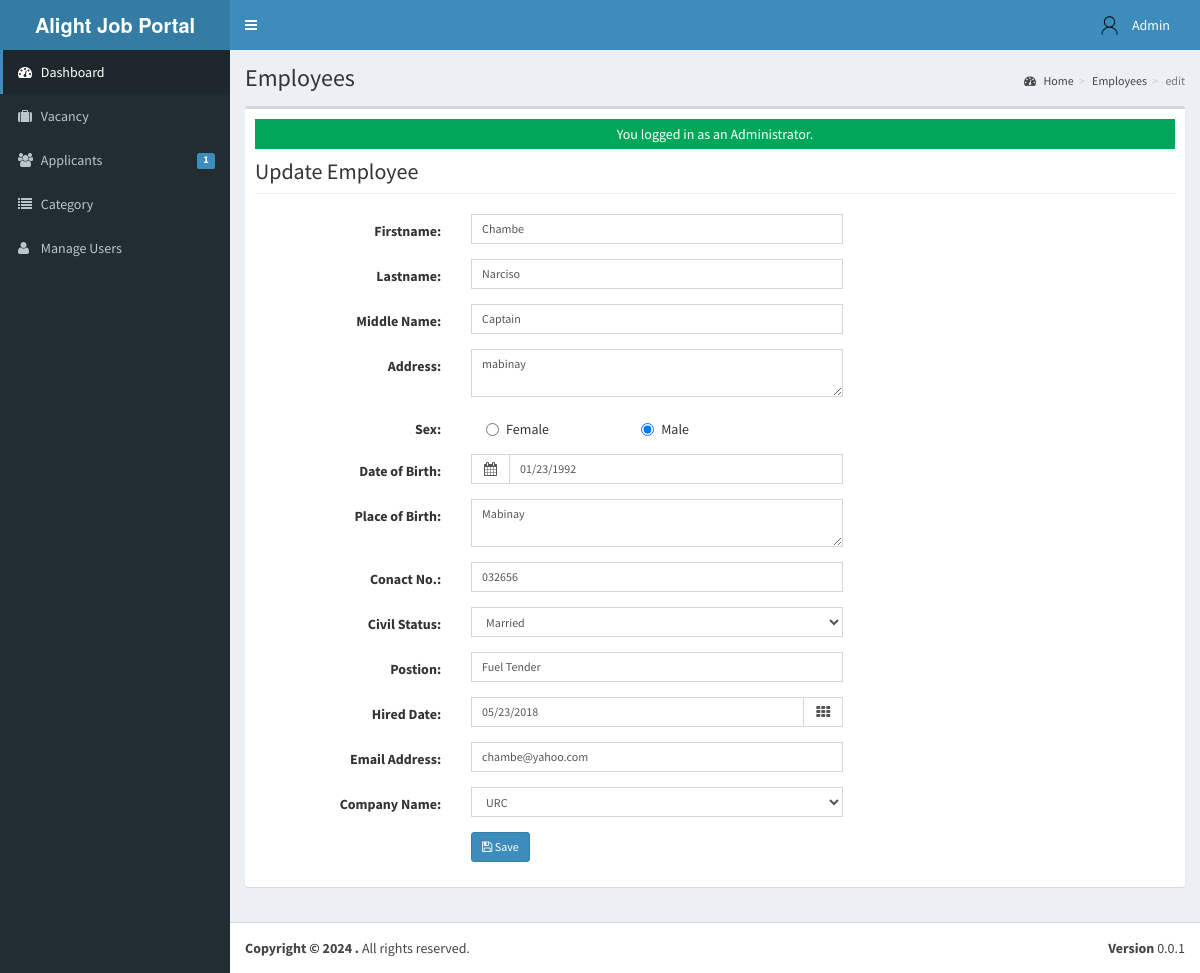
The page /admin/employee/index.php?view=edit&id=2018001 (signed in) on the database as committed earlier.
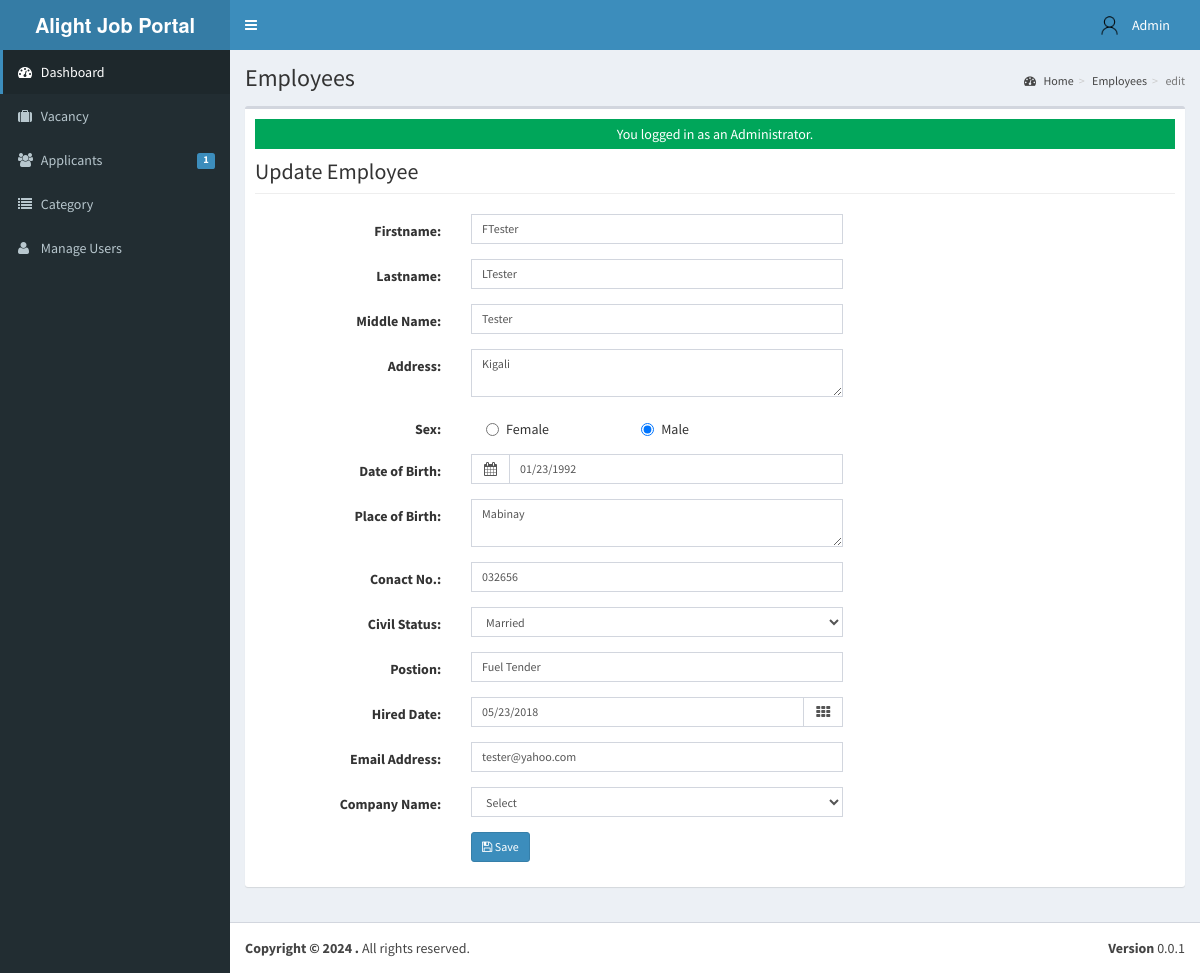
The same page on the database as committed later.
### tables this page shows
CREATE TABLE `tblemployees` (
  `INCID` int(11) NOT NULL,
  `EMPLOYEEID` varchar(30) NOT NULL,
  `FNAME` varchar(50) NOT NULL,
  `LNAME` varchar(50) NOT NULL,
  `MNAME` varchar(50) NOT NULL,
  `ADDRESS` varchar(90) NOT NULL,
  `BIRTHDATE` date NOT NULL,
  `BIRTHPLACE` varchar(90) NOT NULL,
  `AGE` int(11) NOT NULL,
  `SEX` varchar(30) NOT NULL,
  `CIVILSTATUS` varchar(30) NOT NULL,
  `TELNO` varchar(40) NOT NULL,
  `EMP_EMAILADDRESS` varchar(90) NOT NULL,
  `CELLNO` varchar(30) NOT NULL,
  `POSITION` varchar(50) NOT NULL,
  `WORKSTATS` varchar(90) NOT NULL,
  `EMPPHOTO` varchar(255) NOT NULL,
  `EMPUSERNAME` varchar(90) NOT NULL,
  `EMPPASSWORD` varchar(125) NOT NULL,
  `DATEHIRED` date NOT NULL,
  `COMPANYID` int(11) NOT NULL
);

### admin/employee/index.php (called while the page is built, shortened)
<?php
require_once ("../theme/templates.php");
?>

### include/database.php (called while the page is built, shortened)
<?php
class Database {
	var $query = '';
	public $conn;
	public function open_connection() {
		try {
		$this->conn = new PDO("mysql:host=".server.";dbname=".database_name. "", user,pass);
		$this->conn->setAttribute(PDO::ATTR_ERRMODE, PDO::ERRMODE_EXCEPTION);
		}catch(PDOException $e){
			echo "Problem in database connection! Contact administrator!". $e->getMessage();
		}
	}
	function setQuery($sql='') {
		try {
		   $this->sql_string=$sql;
			$this->query = $this->conn->prepare($this->sql_string);
			$this->query->execute();
		  } catch (PDOException $e) {
		    echo "Failed to get query handle: " . $e->getMessage() . "\n";
		    exit;
		  }
	}
	function loadResultList() {
		$results = $this->query->fetchAll(PDO::FETCH_OBJ);
		return $results;
	}
	function loadSingleResult() {
		$results = $this->query->fetch(PDO::FETCH_OBJ);
		return $results;
	}
}
$mydb = new Database();
?>

### include/employees.php (called while the page is built, shortened)
<?php
require_once(LIB_PATH.DS.'database.php');
class Employee {
	protected static  $tblname = "tblemployees";
	function single_employee($id=""){
			global $mydb;
			$mydb->setQuery("SELECT * FROM ".self::$tblname."
				Where EMPLOYEEID= '{$id}' LIMIT 1");
			$cur = $mydb->loadSingleResult();
			return $cur;
	}
}
?>

### admin/employee/edit.php (the view, shortened to what the changed rows need)
<?php
 @$empid = $_GET['id'];
  $employee = New Employee();
  $emp = $employee->single_employee($empid);
 ?>
       <div class="center wow fadeInDown">
             <h2 class="page-header">Update Employee</h2>
        </div>
                 <form class="form-horizontal span6" action="controller.php?action=edit" method="POST">
                 <div class="form-group">
                      <div class="col-md-8">
                        <div class="col-md-8">
                           <input class="form-control input-sm" id="FNAME" name="FNAME" placeholder=
                              "Firstname" type="text" value="<?php echo $emp->FNAME;?>"   autocomplete="off">
                        </div>
                      </div>
                    </div>
                    <div class="form-group">
                      <div class="col-md-8">
                        <div class="col-md-8">
                          <input  class="form-control input-sm" id="LNAME" name="LNAME" placeholder=
                              "Lastname"   value="<?php echo $emp->LNAME;?>"    autocomplete="off">
                          </div>
                      </div>
                    </div>
                    <div class="form-group">
                      <div class="col-md-8">
                        <div class="col-md-8">
                          <input  class="form-control input-sm" id="MNAME" name="MNAME" placeholder=
                              "Middle Name"   value="<?php echo $emp->MNAME;?>"     autocomplete="off">
                        </div>
                      </div>
                    </div>
                   <div class="form-group">
                    <div class="col-md-8">
                      <div class="col-md-8">
                         <textarea class="form-control input-sm" id="ADDRESS" name="ADDRESS" placeholder=
                            "Address" type="text" value="" required   autocomplete="off"><?php echo $emp->ADDRESS;?></textarea>
                      </div>
                    </div>
                  </div>
                  <div class="form-group">
                    <div class="col-md-8">
                      <div class="col-md-8">
                        <div class="input-group">
                            <span class="input-group-addon">
                             <i class="fa fa-calendar"></i>
                            </span>
                             <input class="form-control input-sm date_picker" id="BIRTHDATE" name="BIRTHDATE" placeholder="Date of Birth" type="text"    value="<?php echo date_format(date_create($emp->BIRTHDATE),'m/d/Y');?>" required  autocomplete="off">
                        </div>
                      </div>
                    </div>
                  </div>
                    <div class="form-group">
                                <div class="col-md-8">
                                  <div class="col-md-8">
                                     <textarea class="form-control input-sm" id="BIRTHPLACE" name="BIRTHPLACE" placeholder=
                                        "Place of Birth" type="text" value="" required
                                        autocomplete="off"><?php echo $emp->BIRTHPLACE;?></textarea>
                                  </div>
                                </div>
                              </div>
                             <div class="form-group">
                              <div class="col-md-8">
                                <div class="col-md-8">
                                   <input class="form-control input-sm" id="TELNO" name="TELNO" placeholder=
                                      "Conact No." type="text" any value="<?php echo $emp->TELNO;?>" required   autocomplete="off">
                                </div>
                              </div>
                            </div>
                            <div class="form-group">
                              <div class="col-md-8">
                                <div class="col-md-8">
                                   <input class="form-control input-sm" id="POSITION" name="POSITION" placeholder=
                                      "Postion" type="text" any value="<?php echo $emp->POSITION;?>" required   autocomplete="off">
                                </div>
                              </div>
                            </div>
                            <div class="form-group">
                              <div class="col-md-8">
                                <div class="col-md-8">
                                    <div class="input-group date  " data-provide="datepicker" data-date="2012-12-21T15:25:00Z">
                                   <input type="input" class="form-control input-sm date_picker" id="HIREDDATE" name="EMP_HIREDDATE" placeholder="mm/dd/yyyy"   autocomplete="false" value="<?php echo date_format(date_create($emp->DATEHIRED),'m/d/Y'); ?>"/>
                                     <span class="input-group-addon"><i class="fa fa-th"></i></span>
                                 </div>
                                </div>
                              </div>
                            </div>
                            <div class="form-group">
                              <div class="col-md-8">
                                <div class="col-md-8">
                                   <input type="Email" class="form-control input-sm" id="EMP_EMAILADDRESS" name="EMP_EMAILADDRESS" placeholder="Email Address"   autocomplete="false" value="<?php echo  $emp->EMP_EMAILADDRESS; ?>"/>
                                </div>
                              </div>
                            </div>
                         <div class="form-group">
                            <div class="col-md-8">
                              <div class="col-md-8">
                                <select class="form-control input-sm" id="COMPANYID" name="COMPANYID">
                                  <option value="None">Select</option>
                                  <?php
                                    $sql ="Select * From tblcompany WHERE COMPANYID=".$emp->COMPANYID;
                                    $mydb->setQuery($sql);
                                    $result  = $mydb->loadResultList();
                                    foreach ($result as $row) {
                                      echo '<option SELECTED value='.$row->COMPANYID.'>'.$row->COMPANYNAME.'</option>';
                                    }
                                  ?>
                                </select>
                              </div>
                            </div>
                          </div>
        </form>

Rows that differ between the two databases and show on the page:
changed tblemployees "Mabinay": FNAME "Chambe" → "FTester"; LNAME "Narciso" → "LTester"; MNAME "Captain" → "Tester"; ADDRESS "mabinay" → "Kigali"; EMP_EMAILADDRESS "chambe@yahoo.com" → "tester@yahoo.com"
Other text that changed with them:
form field COMPANYID: "URC" → "Select"
